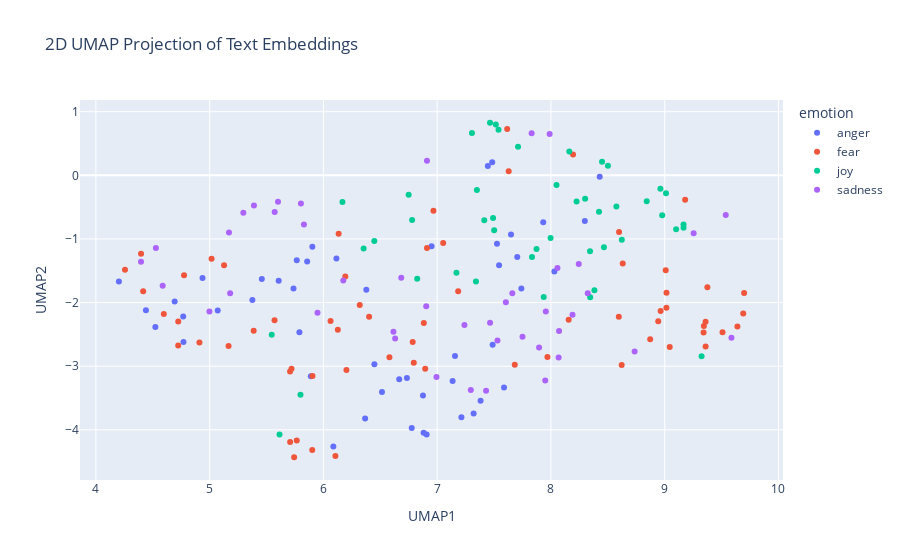

Notebook source saved alongside this figure:
### Code cell
import pandas as pd
import numpy as np
import umap
import plotly.express as px

# Concatenate the training and test data
combined_df = pd.concat([train_df_new, test_df_new], ignore_index=True)

# Prepare the embeddings for UMAP
# Convert the list of embeddings into a 2D numpy array
X_embeddings = np.array(combined_df['embeddings_values'].tolist())

# Apply UMAP for dimensionality reduction
reducer = umap.UMAP(n_components=2, metric='cosine', random_state=28) 
embedding_2d = reducer.fit_transform(X_embeddings)

# Create a DataFrame for plotting
df_plot = pd.DataFrame(embedding_2d, columns=['UMAP1', 'UMAP2'])
df_plot['emotion'] = combined_df['emotion']
df_plot['intensity'] = combined_df['intensity']
df_plot['text'] = combined_df['text']


# Visualize the embeddings with Plotly
fig = px.scatter(
    df_plot,
    x='UMAP1',
    y='UMAP2',
    color='emotion',  # Color points by the 'emotion' column
    hover_data=['text', 'intensity'],  # Show text and intensity on hover
    title='2D UMAP Projection of Text Embeddings'
)

fig.show()

### Figure 1 — Plotly figure (JSON) as saved in the notebook; plotly's stock layout.template omitted (floating-point values rounded to 4 significant figures)
{"data": [{"customdata": [["Not giving a fuck is better than revenge.", 0.625], ["@Docjp they unleashing God's wrath just as Cain did", 0.417], ["All hell is breaking loose in Charlotte. #CharlotteProtest  #looting", 0.625], ["I screened my own snap what kind of narcissistic ass would smh", 0.479], ["@EagleGiles23 @tgilmore_92 what I miss? #outrage", 0.562], ["@danrafaelespn no Tyson fury beat the man who been at top for years Danny Garcia should be above Bradley pacquaio frampton", 0.479], ["@RiotzXVl papercuts sting and stub ur toe last for like 10 secs", 0.396], ["Where's your outrage when a black man kills another black man in the streets?", 0.75], ["seek to conduct attacks against Israel, intended to provoke a reaction that would further inflame feeling within the Islamic world”. •", 0.562], ["Inner conflict happens when we are at odds with ourselves. Honor your values and priorities. #anger #innerconflict #conflict #values", 0.458], ["@justyne_haley it does. if one person ruins season 13 for me, I will be so angry", 0.729], ["@MeghanEMurphy Oh gosh, if you get 800+ raging comments from cruise fans, I will just die laughing!", 0.354], ["Listening to Joey really helps me and my anger.", 0.5], ["I hate my lawn mower. If it had a soul, I'd condemn it to the fiery pits of Hell.", 0.833], ["@politico @realDonaldTrump another angry white man!", 0.708], ["Bloods boiling", 0.708], ["@BarackObama I love Lizzy Warren's latest rage against Wall Street.", 0.177], ["Once again the only thing on my feed is naay raging about something and my brother filling in all the gaps", 0.75], ["i will never watch greys anatomy ever ever ever ever ever again if Shonda Rimes takes away another OG character☹️☹️☹️☹️☹️☹️☹️☹️☹️☹️ #fuming", 0.583], ["Zero help from @ups customer service. Just pushing the buck back and forth and promising callbacks that don’t happen. #anger #loathing", 0.854], ["#Anger or #wrath is an intense emotional response.", 0.562], ["@Daniel_Sankey @hayleyp79 Haha.... Actually, after the Doggies I'm barracking for Anyone But GWS! ", 0.417], ["ESPN just assumed I wanted their free magazines #offended", 0.542], ["@St8edge4life88 eh well i can do the sting vs cactus loser leaves wcw match at bash at the beach lol", 0.396], ["@Callidissima @ahouseingotham wrath of khan is one of the best movies of all time", 0.146], ["Because it was a perfect illusion, but at least now I know what it was. #angry #ladygaga #iscalming#mysoul", 0.556], ["Before revenge you feel good after revenge you feel worse 💯 @HillaryClinton", 0.458], ["@GriffinBowie23 @AliMcClimond sorry to #offend u griffin!!", 0.479], ["@NessaMatthews he's perfect. But not even in that way where you sort of resent him or suspect that he leads a double life. Just perfect.", 0.271], ["“He who is slow to anger is better than the mighty, And he who rules his spirit than he who takes a city.”\\nP16:32 #bibleverse #pride #anger", 0.314], ["Now that @Jasmine_Wrn has snapchat back it's a constant battle to see who can get the ugliest snap of one another 😂🙃 #snap survival", 0.458], ["@KevinI @GGGBoxing @SpecialKBrook pretty average, klitschko fury did about 600k and Joshua white did about 450k", 0.417], ["@JOjojosiejay or in my case a raging moody cow lol why i buy moody cow socks lol", 0.389], ["@wcsportscamp I lol'ed.  Privileged exasperation should be bottled and sold.", 0.375], ["@FoxNews @SheriffClarke @FoxNewsInsider This man is an affront to our justice system.", 0.688], ["You ever just find that the people around you really irritate you sometimes? That's me right now 😒", 0.792], ["@jaybusbee Well, not Archie. No offense but he's kinda old.", 0.396], ["@everycolorbot more like every color looks the same #triggered #colorblind #offended", 0.542], ["@DailyMirror i love how theres no outrage that it's a white man but if it was a black man them BLM would be all over it regardless of reason", 0.726], ["@MaddenFreestyle i turn the game on wanting to play madden, and before i load up a game i just turn it off now.", 0.5], ["Literally fuming fuck sake", 0.86], ["Me being on my dean really saving a lot of ppl, bc I don't snap nomore &amp; it take so much out of me..", 0.348], ["@RealJamesWoods @KennyCoble saddest part of this whole mess is that all of this #anger is #misdirected they should march 2 the #WhiteHouse", 0.667], ["Just watched Django Unchained, Other people may frown, but I titter in delight! 2/5", 0.229], ["@fluffysoftlouis no no. I insist that you give me your best insult first", 0.562], ["Kik to trade, have fun or a conversation  (kik: youraffair) #kik #kikme #messageme #textme #pics #trade #tradepics #dm #snap #bored", 0.167], ["@TrevorHMoore @paget_old In Scotland, the right-wingers are the most rabid anti-nationalists. Socialists are mostly in favour.", 0.604], ["@komal_sidhnani true...\\nThey r burning with other's pleasure!\\nPpl in true love happiness everywhere _😃", 0.312]], "hovertemplate": "emotion=anger<br>UMAP1=%{x}<br>UMAP2=%{y}<br>text=%{customdata[0]}<br>intensity=%{customdata[1]}<extra></extra>", "legendgroup": "anger", "marker": {"color": "#636efa", "symbol": "circle"}, "mode": "markers", "name": "anger", "orientation": "v", "showlegend": true, "type": "scatter", "x": [7.381, 6.367, 4.202, 7.156, 5.376, 5.766, 7.74, 4.44, 6.087, 6.881, 6.448, 7.649, 7.587, 6.666, 4.523, 6.875, 4.937, 6.515, 5.789, 5.889, 6.776, 6.377, 5.737, 6.951, 7.932, 7.32, 7.213, 5.607, 8.298, 6.907, 7.484, 5.857, 7.544, 7.526, 4.77, 7.136, 6.114, 5.459, 4.767, 5.903, 6.734, 7.487, 4.692, 7.704, 8.03, 7.445, 5.071, 8.429], "xaxis": "x", "y": [-3.545, -3.82, -1.668, -2.84, -1.958, -1.333, -1.779, -2.122, -4.263, -4.047, -2.969, -0.9301, -3.334, -3.205, -2.383, -3.462, -1.615, -3.407, -2.467, -3.157, -3.971, -1.8, -1.78, -1.115, -0.7356, -3.745, -3.803, -1.659, -0.7183, -4.074, 0.2045, -1.356, -1.414, -1.077, -2.619, -3.231, -1.305, -1.629, -2.218, -1.122, -3.185, -2.661, -1.985, -1.284, -1.512, 0.1453, -2.126, -0.02294], "yaxis": "y"}, {"customdata": [["Confiaejce comes not from always being right but from not fearing to be wrong.-Peter T. Mcintyre", 0.333], ["@GlobeChadFinn Sadly, not enough names.  The whole farewell tour situation would make me shy away from good value b et.", 0.417], ["bout to read this article 'Moving the Conversation Forward: Homosexuality &amp; Christianity' from someone in the foursquare church ", 0.224], ["@ChrisChristie You have no Police credentials-You were a litigator. Nothing more-No Experience.#Sad #TrumpPuppet #Felon #bully #jersey4sale", 0.479], ["Gonna get some acupuncture today for all my damn anxiety 🙃🤕", 0.854], ["Jorge deserves it, honestly. He's weak.  #90dayfiance", 0.229], ["@PanicAtTheDisco hey, y'all announced it like immediately after I asked. Nice. Thanks y'all ", 0.25], ["Just want to be a dad so i can play kick the baby with my little one #southpark #mellogang #ghastly #edm #plur #dad #djlife #dj #producer", 0.333], ["hi my names anxiety and i have shaun", 0.776], ["#America finding #gratitude amidst the sadness and frustration about race, #fear, anger and #racism, i remain hopeful _ i'm an earth fixer'", 0.583], ["@GeneralBakshi Only Indian seems to be afraid of War is @sardesairajdeep n like India is for WAR! WAR! WAR! we cry war. #PakistanMustPay", 0.667], ["@Budget  car rental you have made realize why I always use @nationalcares!!!!  What a !! #disgusted", 0.521], ["You make me breathless.", 0.312], ["@MikeGrunwald Anything is better than a Trump ramble. He is awful. Truly truly awful.", 0.625], ["Omg he kissed her🙈 #shy #w", 0.312], ["Focusing primarily on the person you’re talking to rather than yourself and the impression you’re making lessens social anxiety.", 0.521], ["@_jamiebraidwood haha, horrific is all that needs to be said. Glad I'm away to Spain on Sat so missing game 🍹🍕🍺☉☉", 0.479], ["#AnthonyWeiner #DISTRACTION #what is really going on? #selection #election #Syria  #race #riots #GasCrisis2016 #NoDAPL #rape", 0.771], ["It was an #amazing #start to the first #fall  day. Will it be an #Indiansummer", 0.292], ["Wah just woke up frm a fucking nightmare", 0.898], ["@ANI_news #Pakistan should stop cross border #terrorism if they really need solution for #KashmirIssue. @narendramodi sir, #India should act", 0.688], ["@GuardianAus @guardian because there is a realistic probability that a clown might be their next president. #clown #uspol ", 0.604], ["I have another test tonight ", 0.438], ["Super shitting it about this tattoo ", 0.604], ["@Meruna_  as a musician, I can tell you that more people get discouraged when learning because of shitty instruments than anything else.", 0.396], ["#Trump ’s ‘Make America Great Again’ plan is exactly like the first 15 minutes of the #movie #ChildrenOfMen.\\n\\n#cages #terrorism #refugees", 0.521], ["@LmRyle @tomcolicchio @realDonaldTrump @HillaryClinton @ajjaffe I understand your concerns but look at her foundation contributions #worry", 0.562], ["Swear to God don't get a smart meter from your power company, 8 months of daft bills, 6 visits from British Gas #nightmare #stressed", 0.688], ["@bumbleb33tuna door and cleared his throat, trying to dispel any nervousness he had left.", 0.479], ["@TJ_FASHO lmao clown my own hair I'm going to dread lmao", 0.375], ["@Montel_Williams If this ban goes through, it will harm so many people, disabled veterans, people who have #chronicpain,  #iamkratom", 0.685], ["What the fuck is he even doing ? He should be off that's fucking horrific !", 0.75], ["okay i AHVE to start mob psycho 100 today. if i dont im going to fight myself", 0.562], ["Wish I was a kid again. The only stressful part was whether Gabriella and Troy would get back together or not. #hsm2 #nightmare", 0.395], ["@jade0208 unfortunately the diet is still on, so they will have to wait till Friday I'm afraid.", 0.562], ["Is it terrorism to intimidate a populace? What case held 'coercion by people in uniform is per se intimidation'?", 0.562], ["@ManUnitedWriter He has had a dreadful first half, not to mention rashford would've got on the end of a couple of those through balls #pace", 0.396], ["Recording some more #FNAF and had to FaceTime my mum to let her know I was okay after I let out a high pitched scream 😂  #suchagirl", 0.458], ["World is facing #terrorism. Where #Terrorist's school exist? Who are terrorist's teacher &amp; father. Which is terrorist's motherland?", 0.667], ["@BartholomewD It's -terrible-! We're going to the local fish/chip place in Kirribilli ", 0.354], ["I Don't know what make #Pakistan fear more their #terrorist or their #terrorism  #TerrorStatePak", 0.846], ["@SalmonDelicious @bigdickkishibae I lost it at 18. Like, really not a big deal. Don't worry about trivial shit like that.", 0.292], ["@peacexxanna your nightmare", 0.583], ["Tomorrow is going to be a challenge, I have to talk at a freshers fair to STRANGERS 😁and pick up my new flat keys #anxiety", 0.7], ["@eileen_davidson on RHOBH, you just do not want to assume an affair while you were married so you criticize @LisaVanderpump! ", 0.458], ["@DeionSandersJr @DeionSanders so bad...Slash prices or send them to refugee camps, like team gear after they lose championships. #awful", 0.396], ["Huns are like a box of coffee revels ", 0.229], ["still shaking though 🙃", 0.688], ["Ellie from @myspanishboots is here to answer your questions! Don't be shy - she loves talking about #equestrian fashion ;-) #equestrianhour", 0.208], ["A shy failure is nobler than an immodest success.", 0.333], ["@97_aleix having a terrific game and not at all fazed #MCFC", 0.292], ["Bout ta get my @dontbreathe on up in here! @WarrenTheaters #nervous #icantholdmybreaththatlong", 0.688], ["Staff on @ryainair FR1005. Asked for info and told to look online. You get what you pay for. #Ryanair @STN_Airport #Compensation #awful", 0.271], ["Northampton are awful 🙈", 0.5], ["@CNNPolitics I can't wait to hear what he had to say about the brilliant Dr. Hawking... it should be rich... In the poorest of taste! ", 0.246], ["Not the best horror ever but I like that the uncertainty", 0.333], ["@spencer0415 awe, I love you kid!!", 0.06], ["Bout ta get my @dontbreathe on up in here! @WarrenTheaters  #icantholdmybreaththatlong", 0.438], ["@SAHARTHERAPPER I unfollowed without hesitation &lt;3", 0.229], ["@CesarSampao @thisisbolton don't get me started on town centre. Used to go every week.... not been for 18 months #horrible", 0.479], ["@madhav_pastey moral of the story, never check mails in the night. PS. Most notices have nothing much to worry about. @ashwinikn", 0.354], ["They'll be yo friend, shake your hand, then kick in yo door thas the way the game go🤖🤐.", 0.417], ["About 7 weeks till I can pick up my camera again. Though I think there is a group cemetery shoot in october I can make! #photography #horror", 0.396], ["Gahh...BT, in queue for 30 minutes.. Now put through to BT Sport dept to cancel... back in a queue again... #shocking", 0.5]], "hovertemplate": "emotion=fear<br>UMAP1=%{x}<br>UMAP2=%{y}<br>text=%{customdata[0]}<br>intensity=%{customdata[1]}<extra></extra>", "legendgroup": "fear", "marker": {"color": "#EF553B", "symbol": "circle"}, "mode": "markers", "name": "fear", "orientation": "v", "showlegend": true, "type": "scatter", "x": [9.015, 6.134, 4.256, 4.91, 9.044, 5.166, 8.194, 6.91, 8.943, 4.397, 5.766, 5.707, 8.631, 5.387, 9.009, 8.964, 6.319, 4.416, 9.18, 6.895, 5.707, 4.724, 9.36, 6.794, 7.969, 4.597, 4.775, 6.202, 8.872, 7.053, 5.017, 6.58, 8.596, 6.882, 9.508, 6.105, 6.192, 9.375, 5.902, 6.401, 5.743, 7.682, 6.785, 9.359, 5.127, 5.57, 7.184, 9.344, 7.615, 9.016, 6.967, 9.69, 5.719, 6.063, 4.723, 9.342, 8.599, 9.698, 7.629, 6.127, 8.622, 8.156, 9.639, 5.904], "xaxis": "x", "y": [-2.082, -0.9199, -1.483, -2.629, -2.697, -2.683, 0.3257, -1.144, -2.293, -1.232, -4.168, -3.083, -1.385, -2.444, -1.493, -2.131, -2.037, -1.821, -0.3838, -3.041, -4.193, -2.296, -2.69, -2.945, -2.857, -2.18, -1.569, -3.058, -2.575, -1.064, -1.312, -2.858, -2.224, -2.321, -2.467, -4.413, -1.589, -1.76, -4.319, -2.222, -4.431, -2.979, -2.62, -2.3, -1.414, -2.276, -1.821, -2.369, 0.7302, -1.847, -0.5576, -2.173, -3.041, -2.288, -2.676, -2.47, -0.8888, -1.851, 0.06449, -2.426, -2.982, -2.268, -2.378, -3.155], "yaxis": "y"}, {"customdata": [["It has been medically proven that laughter is an effective pain killer.", 0.48], ["Who actually chooses to drink sparkling water 🤔", 0.208], ["Loved @Bethenny independence msg on @WendyWilliams, be happy &amp; fulfilled within yourself &amp; positivity will flock to you #happy #independent", 0.646], ["Hey NASCAR fans. Are you going to the race in Loudon this weekend?  Why not stop by New Day Diner for a great hearty breakfast before you go", 0.385], ["“Don’t burn out; keep yourselves fueled and aflame. Be alert servants of the Master, cheerfully expectant.' Romans 12:11-12", 0.433], ["Watch this amazing live.ly broadcast by @brooke_bridges  #musically", 0.655], ["@Tomstarling86 He didn't have many chances to show what he can do but looked lively and had a good shot tipped over the bar before the end.", 0.36], ["@MoAmali @awosss @Arsenalman2011 listen I dn't subscribe to this team coq Team xhaka stuff. I like all our players. Depth has me elated", 0.562], ["#OneSimpleChange: Drink sparkling water instead of soft drinks to steer clear of fructose while still getting a refreshing carbonation kick.", 0.227], ["@aradsliff don't know I'm from nj we are the worst on purpose. ", 0.139], ["@KWAYNTjoia it's exhilarating", 0.583], ["One time I saw Rachel from glee tell someone their job was on a pole and I said that in 5th grade to a boy and he look confused", 0.271], ["Watch this amazing live.ly broadcast by @footballrocks123456 #lively #musically", 0.58], ["Anyone know how the #Mariners did today? The mood here seems strangely jubilant! As Meatloaf says, 2 out of 3 ain't bad, unless you win one!", 0.48], ["Watch this amazing live.ly broadcast by @ittzdevin  #musically", 0.483], ["Go follow #beautiful #Snowgang ♥@Amynicolehill12 ♥ #Princess #fitness #bodyposi #haircut  #Whitegirlwednesday", 0.375], ["Loved @Bethenny independence msg on @WendyWilliams, be happy &amp; fulfilled within yourself &amp; positivity will flock to you  #independent", 0.583], ["Three days off a month with two ex wives and no home could be worse. I don't know how, but it could #oilandgas #optimism", 0.25], ["Watch this amazing live.ly broadcast by @brooke_bridges #lively #musically", 0.5], ["@yoursecretsub1 Trust me dear, if you want to make anything invisible, hang a wet paint on it, and hilarity will ensue.", 0.521], ["@ardit_haliti I'm so gutted. I loved her cheery disposition.", 0.5], ["@TheMandyMoore You are beyond wonderful.  Your singing prowess is phenomenal but damn... I'm just elated to watch you act again. #ThisIsUs 珞", 0.879], ["Day 3 of #harvest16 - listening to the sound of the chopper working it's way closer to home at @mountaindairy makes me #happy. #farm365", 0.68], ["#smile is the #respect we give everyone.", 0.583], ["I might not pay for my own health insurance but I do like sparkling water and Brussels sprouts now so I think I'm an adult", 0.417], ["@niceoneWern @Alotta_Pain the gleesome threesome", 0.32], ["chirp chirp! what a beautiful white and red bird! 🐦", 0.625], ["@mehnazt @Mel_Harder I live a life devoid of mirth. Come to think of it, there aren't enough taco bowls in my life, either.", 0.3], ["it's so breezy out today, i can't go to back to school night with bare legs like i've had all day", 0.25], ["I assume that people pick up on my joviality coz I lol a lot but it's just not working. Maybe I need to get heavy handed with emoticons? Ha", 0.458], ["i mean i guess most of the mean ones are treated as like playful but i want to support yoosung without dating him ;___;", 0.32], ["💥⚖️Yeah‼️ PAUL‼️⚖️💥  #glorious #BB18", 0.917], ["#ContentwiththeLordsPortion:O satisfy us early with thy #mercy;that we may #rejoice &amp; be glad all our days.#Ps 90:14 #gladness #joy #delight", 0.72], ["*violently screams at the four winds* WE AINT EVER GETTING OLDER *cute jovial rhythm starts* *moves hips along and waves arms in the air*", 0.604], ["Fee otherwise tricks: palm oil delegation mt jaunty resident: TZxCHLdAQ", 0.269], ["backed pats -2.5 10/11 just before ", 0.32], ["[Moment of levity on the B41] Baby: I want ISIS! Give me ISIS!\\nMom: Shh!\\nBaby: I want ISIS!\\nWest Indian woman: She wants what?\\nMom: *Ices*.", 0.521], ["So far ours greet have raised £250 for @HGatChristmas with more to come in #sparkling @CllrJohnFox @simoncotton69", 0.625], ["@HunterDean_ [he gives a gleeful squeak and wraps around you] All mine!", 0.729], ["@airtelindia have some issues with my broadband bill ,I am charged for the month before I signed up with airtel.. #hilarious", 0.34], ["Chris would take full responsibility and would want us all to rejoice in the memories we all had with him.", 0.28], ["A cheerful heart is good medicine, but a broken spirit saps a person's strength.' {Proverbs 17:22} #WednesdayWisdom", 0.292], ["@Communism_Kills i get the subway melt and make sure it's only hearty italian bread... black olives are a must though", 0.38], ["Nawaz Sharif is getting more funnier than @kapilsharmak9 day by day. #laughter #challenge #kashmir #baloch", 0.7], ["@MichiganBromo Good optimism sir :)", 0.538]], "hovertemplate": "emotion=joy<br>UMAP1=%{x}<br>UMAP2=%{y}<br>text=%{customdata[0]}<br>intensity=%{customdata[1]}<extra></extra>", "legendgroup": "joy", "marker": {"color": "#00cc96", "symbol": "circle"}, "mode": "markers", "name": "joy", "orientation": "v", "showlegend": true, "type": "scatter", "x": [8.343, 7.414, 8.501, 9.011, 9.166, 7.515, 6.447, 7.349, 7.491, 5.546, 8.301, 8.382, 7.464, 8.842, 7.306, 7.711, 8.449, 6.824, 7.539, 7.873, 7.169, 8.161, 8.962, 8.423, 7.501, 8.225, 8.575, 6.167, 9.324, 7.834, 7.936, 8.049, 9.165, 8.466, 7.997, 6.353, 7.341, 6.78, 8.623, 5.798, 8.345, 9.1, 6.749, 5.614, 8.978], "xaxis": "x", "y": [-1.194, -0.7054, 0.1523, -0.2806, -0.8242, 0.8007, -1.03, -0.2312, -0.6702, -2.507, -0.3671, -1.804, 0.8267, -0.4059, 0.667, 0.4499, 0.2139, -1.624, 0.7178, -1.156, -1.529, 0.3757, -0.2126, -0.5704, -0.8623, -0.4103, -0.49, -0.4176, -2.843, -1.285, -1.912, -0.1536, -0.7709, -1.131, -0.983, -1.149, -1.671, -0.7021, -1.013, -3.45, -1.916, -0.8482, -0.3064, -4.075, -0.6277], "yaxis": "y"}, {"customdata": [["Never leave me alone with my credit card. Nope nope mope.", 0.458], ["a good shorty has so much to offer &amp; it's sad that some of you niggas don't even see it when she right in front of your face and too late", 0.521], ["Just wish I was appreciated for all I do! When is it my turn to be taken care of!! I want a break!! #tired ", 0.771], ["if you're unhappy with someone just fucking tell them you're unhappy and leave. Don't go fuckin around with other people on the side", 0.604], ["Has anyone noticed that @npr stories in recent days all paint positive accomplishments for Trump and challenges for Hillary? #surprised ", 0.333], ["#RiceFODays now I am Alex Butler's class on financial management. Starts off with a great, relevant class discussion: movies and sunk costs", 0.229], ["What's a Kali's kitten? [She asked, a frown curling on her fair skinned forehead as he showed her the scar] A cat did - (@ScarredTiger)", 0.417], ["@TNFryed Jesus, you just made think that of all the Vols v fl games I've seen. I've never seen a win. #depression", 0.833], ["@ReserveHinata tend to them he's going to get infections. \\n\\nHe's frowning and looking down as he does this. \\nIt must hurt damn.]", 0.475], ["I have no clue where my charger is... #lost", 0.604], ["#FF @ElizaNealsRocks Love &amp; support, always!! Eliza Neals ROCKS!! #blues #music #friends 😎🎸", 0.125], ["as a very depressed and suicidal person seeing someone sing about their own depressing life yet having fun is very relatable and encouraging", 0.667], ["@midnight #EndTrumpweek please, it's #depressing me.", 0.667], ["This weather got me fucked up. Like you either be sunny and hot or gloomy and cold. No in between.", 0.646], ["@everton_de_leon @sterushton Genuinely grim stuff. Over a century of history sold off by some porn baron twats for a minty new stadium. Urgh", 0.624], ["Isn't the whole 'it's been hijacked' argument the same argument used to ban or discourage the display of the St George's Cross? Shame @LBC", 0.636], ["@CCTakato at least in crystal every part of it is portrayed as being WRONG, the dark atmosphere, the fact that mamoru is brainwashed", 0.613], ["It's become a verb. 'I'm gonna Villaseñor all those old contacts I don't need anymore.' #sadness @melissavcomedy #waitingforexplanation", 0.542], ["Some moving clips on youtube tonight of the vigil held at Tulsa Metropolitan Baptist church for #TerenceCruther #justice #anger #sadness", 0.604], ["#PeopleLikeMeBecause of some unknown reason but I try to discourage it", 0.278], ["Life is too short so dont shoot it in with worries sadness and grief.", 0.646], ["@PottzGaming hmu need players for lans next year. DM me. Need serious players. Im under org", 0.125], ["@duncantrussell does Remo Williams ever actually 'save' anyone or does he just sulk around killing random undesirables ?", 0.396], [". @UNFCCC @uncclearn The problem is the time it has taken to do this means its going to be out of date already. #sadly", 0.445], ["Isaiah 40:31\\nthose who trust in the Lord will find new strength.\\nThey will soar high on wings like eagles.\\nThey will run and not grow weary.", 0.214], ["Never let me see you frown", 0.312], ["@WilsonsWorld I was in high school and remember helping neighbors clean up back home in Greenville.  Pretty sobering stuff.  #sadness", 0.688], ["There is no dark side in the moon. In fact, it's all dark.'\\nGerry O'Driscoll at the end of 'The Dark side of the Moon'", 0.229], ["Finished writing my second book tonight. #somber #sad #youpromised #havemercy #author #writer #needpublisher #beingedited #workingonsidebook", 0.521], ["@UltimateBoxer My heart because you left me for so long again\\n\\n*slight pout but it turned to a smile*\\n\\nheheh just kidding, no I'm fine-", 0.333], ["My soul is weary of fighting the battles in this world. #BlackInAmerica #WeAreNotSafe", 0.771], ["@kcbbcxo don't get discouraged! it's early on &amp; it can get overwhelming. keep reading &amp; use cue cards 😊 it'll get better!!", 0.229], ["@groovydadad @MHChat 🙂ty I often conflate the two depression + sadness, but they are very different. This q reminded me of that #mhchat", 0.583], ["#FF \\n\\n@The_Family_X \\n\\n#soul #blues &amp; #rock #band\\n\\n#music from the #heart\\n\\nWith soul &amp; #passion \\n\\nXx 🎶 xX", 0.25], ["In serious need of a nap", 0.354], ["On bedrest since I got out of the hospital. U find in unopened beer.. what do I do. Pour that shit out! No alcohol at all for me #sober", 0.44], ["This world has some serious issues we should all go to therapy", 0.75], ["@Barcabhoy1 Of course not. Didn't sink his studs into a knee like Forrester", 0.396], ["[ @HedgehogDylan ] *she would frown a bit, folding her arms* 'why is it that every time I'm in need of assistance someone expects a lil **", 0.562], ["Should of stayed in Dubai 😞", 0.708], ["It's basically a dead skin peel which sounds grim. But it literally gets rid of so much dead skin from your pores.", 0.354], ["We are about a little over an hour away! We will arrive soon, do not fret!", 0.125], ["@kayleighmcenany  @DonaldJTrumpJr Is that really all you can offer for those who sacrifice daily to keep you safe...? @kayleighmcenany #sad", 0.625]], "hovertemplate": "emotion=sadness<br>UMAP1=%{x}<br>UMAP2=%{y}<br>text=%{customdata[0]}<br>intensity=%{customdata[1]}<extra></extra>", "legendgroup": "sadness", "marker": {"color": "#ab63fa", "symbol": "circle"}, "mode": "markers", "name": "sadness", "orientation": "v", "showlegend": true, "type": "scatter", "x": [8.189, 7.75, 7.53, 7.43, 4.587, 9.537, 7.66, 5.572, 7.465, 7.955, 7.989, 7.896, 5.17, 7.296, 5.948, 4.998, 6.63, 5.802, 4.397, 8.323, 8.072, 6.91, 7.24, 5.829, 9.254, 8.245, 5.389, 6.615, 5.296, 8.057, 4.527, 8.735, 5.601, 7.83, 8.067, 6.994, 7.95, 6.175, 7.604, 6.684, 6.904, 9.587, 5.18], "xaxis": "x", "y": [-2.191, -2.539, -2.597, -3.386, -1.735, -0.622, -1.855, -0.5767, -2.318, -2.141, 0.6506, -2.708, -0.8979, -3.375, -2.158, -2.14, -2.564, -0.4443, -1.357, -1.854, -2.446, 0.2294, -2.351, -0.7738, -0.9085, -1.395, -0.4743, -2.458, -0.5876, -1.457, -1.142, -2.768, -0.4136, 0.6618, -2.863, -3.169, -3.225, -1.652, -1.996, -1.608, -2.056, -2.551, -1.854], "yaxis": "y"}], "layout": {"legend": {"title": {"text": "emotion"}, "tracegroupgap": 0}, "title": {"text": "2D UMAP Projection of Text Embeddings"}, "xaxis": {"anchor": "y", "domain": [0, 1], "title": {"text": "UMAP1"}}, "yaxis": {"anchor": "x", "domain": [0, 1], "title": {"text": "UMAP2"}}}}
